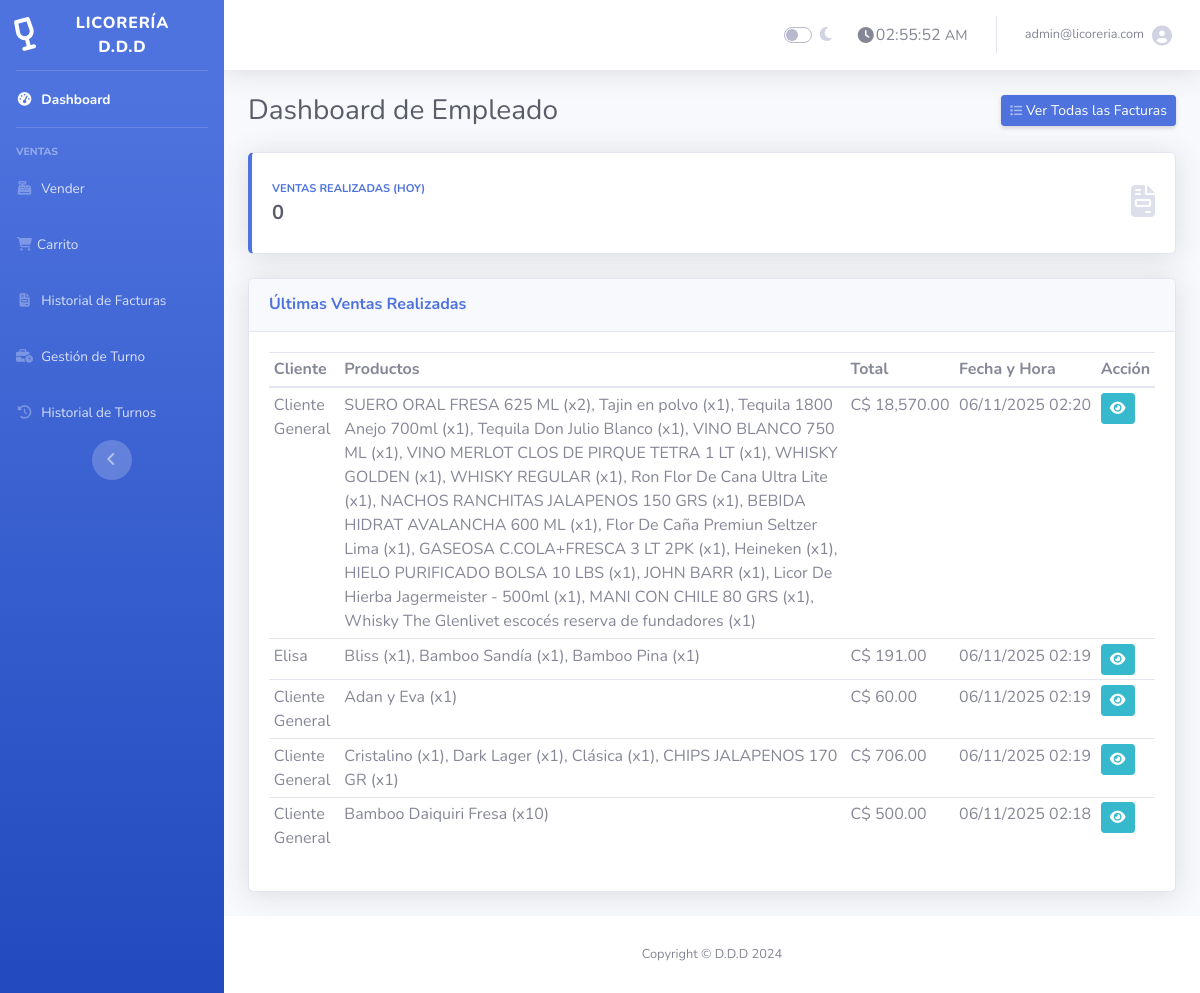
Screenshot of /empleado.php (signed in) with the database file from the repository.
### tables this page shows
CREATE TABLE `facturas` (
  `id` int(11) NOT NULL AUTO_INCREMENT,
  `usuario_id` int(11) NOT NULL,
  `turno_id` int(11) DEFAULT NULL,
  `cliente_id` int(11) DEFAULT NULL,
  `caja_sesion_id` int(11) DEFAULT NULL,
  `cliente_nombre` varchar(255) DEFAULT 'Cliente General',
  `total` decimal(10,2) NOT NULL,
  `fecha_creacion` timestamp NOT NULL DEFAULT current_timestamp(),
  PRIMARY KEY (`id`),
  KEY `usuario_id` (`usuario_id`),
  KEY `idx_caja_sesion_id` (`caja_sesion_id`),
  KEY `facturas_ibfk_turno` (`turno_id`),
  KEY `fk_factura_cliente` (`cliente_id`),
  CONSTRAINT `facturas_ibfk_1` FOREIGN KEY (`usuario_id`) REFERENCES `usuarios` (`id`) ON DELETE CASCADE,
  CONSTRAINT `facturas_ibfk_turno` FOREIGN KEY (`turno_id`) REFERENCES `turnos_caja` (`id`) ON DELETE SET NULL ON UPDATE CASCADE,
  CONSTRAINT `fk_factura_caja` FOREIGN KEY (`caja_sesion_id`) REFERENCES `caja_sesiones` (`id`) ON DELETE SET NULL,
  CONSTRAINT `fk_factura_cliente` FOREIGN KEY (`cliente_id`) REFERENCES `clientes` (`id`) ON DELETE SET NULL ON UPDATE CASCADE
);

### empleado.php (the view, shortened to what this page needs)
<?php
require 'conexion.php';
$query_ventas_hoy = $conexion->query("SELECT COUNT(id) AS total_ventas FROM facturas WHERE DATE(fecha_creacion) = CURDATE()");
$datos_ventas_hoy = $query_ventas_hoy->fetch_assoc();
$total_ventas_hoy = $datos_ventas_hoy['total_ventas'] ?? 0;
$query_ultimas_facturas = $conexion->query("
    SELECT
        f.id,
        f.cliente_nombre,
        f.total,
        f.fecha_creacion,
        GROUP_CONCAT(CONCAT(p.nombre, ' (x', fd.cantidad, ')') SEPARATOR ', ') AS productos_vendidos
    FROM facturas f
    JOIN factura_detalles fd ON f.id = fd.factura_id
    JOIN productos p ON fd.producto_id = p.id
    GROUP BY f.id
    ORDER BY f.fecha_creacion DESC
    LIMIT 5
");
include 'empleado_header.php';
?>
<div class="d-sm-flex align-items-center justify-content-between mb-4">
    <h1 class="h3 mb-0 text-gray-800">Dashboard de Empleado</h1>
    <a href="lista_facturas.php" class="d-none d-sm-inline-block btn btn-sm btn-primary shadow-sm"><i class="fas fa-list fa-sm text-white-50"></i> Ver Todas las Facturas</a>
</div>
<div class="row">
    <div class="col-12 mb-4">
        <div class="card border-left-primary shadow h-100 py-2">
            <div class="card-body">
                <div class="row no-gutters align-items-center">
                    <div class="col mr-2">
                        <div class="text-xs font-weight-bold text-primary text-uppercase mb-1">Ventas Realizadas (Hoy)</div>
                        <div class="h5 mb-0 font-weight-bold text-gray-800"><?php echo $total_ventas_hoy; ?></div>
                    </div>
                    <div class="col-auto">
                        <i class="fas fa-file-invoice fa-2x text-gray-300"></i>
                    </div>
                </div>
            </div>
        </div>
    </div>
</div>
<div class="row">
    <div class="col-lg-12 mb-4">
        <div class="card shadow">
            <div class="card-header py-3">
                <h6 class="m-0 font-weight-bold text-primary">Últimas Ventas Realizadas</h6>
            </div>
            <div class="card-body">
                <div class="table-responsive">
                    <table class="table table-sm table-hover" width="100%" cellspacing="0">
                        <thead>
                            <tr>
                                <th>Cliente</th>
                                <th>Productos</th>
                                <th>Total</th>
                                <th class="text-nowrap">Fecha y Hora</th>
                                <th>Acción</th>
                            </tr>
                        </thead>
                        <tbody>
                            <?php while ($factura = $query_ultimas_facturas->fetch_assoc()): ?>
                            <tr>
                                <td><?php echo htmlspecialchars($factura['cliente_nombre']); ?></td>
                                <td><?php echo htmlspecialchars($factura['productos_vendidos']); ?></td>
                                <td class="text-nowrap">C$ <?php echo number_format($factura['total'], 2); ?></td>
                                <td class="text-nowrap"><?php echo date('d/m/Y H:i', strtotime($factura['fecha_creacion'])); ?></td>
                                <td><a href="ver_factura.php?id=<?php echo $factura['id']; ?>" class="btn btn-sm btn-info" title="Ver Factura"><i class="fas fa-eye"></i></a></td>
                            </tr>
                            <?php endwhile; ?>
                        </tbody>
                    </table>
                </div>
            </div>
        </div>
    </div>
</div>
<?php include 'empleado_footer.php'; ?>

### rows the page displays
facturas: cliente_nombre "Cliente General", productos_vendidos "SUERO ORAL FRESA 625 ML (x2), Tajin en polvo (x1), Tequila 1800 Anejo 700ml (x1), Tequila Don Julio Blanco (x1), VINO BLANCO 750 ML (x1), VINO MERLOT CLOS DE PIRQUE TETRA 1 LT (x1), WHISKY GOLDEN (x1), WHISKY REGULAR (x1), Ron Flor De Cana Ultra Lite (x1), NACHOS RANCHITAS JALAPENOS 150 GRS (x1), BEBIDA HIDRAT AVALANCHA 600 ML (x1), Flor De Caña Premiun Seltzer Lima (x1), GASEOSA C.COLA+FRESCA 3 LT 2PK (x1), Heineken (x1), HIELO PURIFICADO BOLSA 10 LBS (x1), JOHN BARR (x1), Licor De Hierba Jagermeister - 500ml (x1), MANI CON CHILE 80 GRS (x1), Whisky The Glenlivet escocés reserva de fundadores (x1)", total "18,570.00", fecha_creacion "06/11/2025 02:20"
facturas: cliente_nombre "Elisa", productos_vendidos "Bliss (x1), Bamboo Sandía (x1), Bamboo Pina (x1)", total "191.00", fecha_creacion "06/11/2025 02:19"
facturas: cliente_nombre "Cliente General", productos_vendidos "Adan y Eva (x1)", total "60.00", fecha_creacion "06/11/2025 02:19"
facturas: cliente_nombre "Cliente General", productos_vendidos "Cristalino (x1), Dark Lager (x1), Clásica (x1), CHIPS JALAPENOS 170 GR (x1)", total "706.00", fecha_creacion "06/11/2025 02:19"
facturas: cliente_nombre "Cliente General", productos_vendidos "Bamboo Daiquiri Fresa (x10)", total "500.00", fecha_creacion "06/11/2025 02:18"

### other values shown
$_SESSION['usuario'] "admin@licoreria.com"
$total_ventas_hoy "0"
